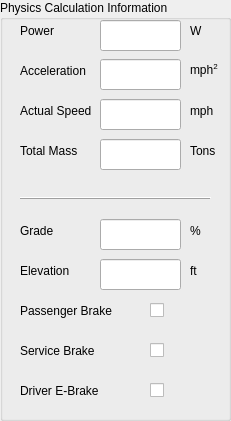
   <widget class="QGroupBox" name="phyGroup_tb">
    <property name="geometry">
     <rect>
      <x>180</x>
      <y>0</y>
      <width>231</width>
      <height>421</height>
     </rect>
    </property>
    <property name="title">
     <string>Physics Calculation Information</string>
    </property>
    <widget class="QLabel" name="dBrakeLabel_tb">
     <property name="geometry">
      <rect>
       <x>20</x>
       <y>370</y>
       <width>101</width>
       <height>41</height>
      </rect>
     </property>
     <property name="frameShape">
      <enum>QFrame::NoFrame</enum>
     </property>
     <property name="text">
      <string>Driver E-Brake</string>
     </property>
    </widget>
    <widget class="QLabel" name="powerLabel_tb">
     <property name="geometry">
      <rect>
       <x>20</x>
       <y>10</y>
       <width>81</width>
       <height>41</height>
      </rect>
     </property>
     <property name="frameShape">
      <enum>QFrame::NoFrame</enum>
     </property>
     <property name="text">
      <string>Power</string>
     </property>
    </widget>
    <widget class="QLabel" name="elevValue_tb">
     <property name="geometry">
      <rect>
       <x>190</x>
       <y>250</y>
       <width>31</width>
       <height>41</height>
      </rect>
     </property>
     <property name="frameShape">
      <enum>QFrame::NoFrame</enum>
     </property>
     <property name="text">
      <string>ft</string>
     </property>
    </widget>
    <widget class="QLabel" name="elevLabel_tb">
     <property name="geometry">
      <rect>
       <x>20</x>
       <y>250</y>
       <width>81</width>
       <height>41</height>
      </rect>
     </property>
     <property name="frameShape">
      <enum>QFrame::NoFrame</enum>
     </property>
     <property name="text">
      <string>Elevation</string>
     </property>
    </widget>
    <widget class="QLabel" name="accLabel_tb">
     <property name="geometry">
      <rect>
       <x>20</x>
       <y>50</y>
       <width>81</width>
       <height>41</height>
      </rect>
     </property>
     <property name="frameShape">
      <enum>QFrame::NoFrame</enum>
     </property>
     <property name="text">
      <string>Acceleration</string>
     </property>
    </widget>
    <widget class="QLabel" name="totMassValue_tb">
     <property name="geometry">
      <rect>
       <x>190</x>
       <y>130</y>
       <width>31</width>
       <height>41</height>
      </rect>
     </property>
     <property name="frameShape">
      <enum>QFrame::NoFrame</enum>
     </property>
     <property name="text">
      <string>Tons</string>
     </property>
    </widget>
    <widget class="QLabel" name="powerValue_tb">
     <property name="geometry">
      <rect>
       <x>190</x>
       <y>10</y>
       <width>31</width>
       <height>41</height>
      </rect>
     </property>
     <property name="frameShape">
      <enum>QFrame::NoFrame</enum>
     </property>
     <property name="text">
      <string>W</string>
     </property>
    </widget>
    <widget class="QLabel" name="speedValue_tb">
     <property name="geometry">
      <rect>
       <x>190</x>
       <y>90</y>
       <width>31</width>
       <height>41</height>
      </rect>
     </property>
     <property name="frameShape">
      <enum>QFrame::NoFrame</enum>
     </property>
     <property name="text">
      <string>mph</string>
     </property>
    </widget>
    <widget class="QLabel" name="pBrakeLabel_tb">
     <property name="geometry">
      <rect>
       <x>20</x>
       <y>290</y>
       <width>101</width>
       <height>41</height>
      </rect>
     </property>
     <property name="frameShape">
      <enum>QFrame::NoFrame</enum>
     </property>
     <property name="text">
      <string>Passenger Brake</string>
     </property>
    </widget>
    <widget class="QLabel" name="gradeValue_tb">
     <property name="geometry">
      <rect>
       <x>190</x>
       <y>210</y>
       <width>31</width>
       <height>41</height>
      </rect>
     </property>
     <property name="frameShape">
      <enum>QFrame::NoFrame</enum>
     </property>
     <property name="text">
      <string>%</string>
     </property>
    </widget>
    <widget class="QLabel" name="accValue_tb">
     <property name="geometry">
      <rect>
       <x>190</x>
       <y>50</y>
       <width>31</width>
       <height>41</height>
      </rect>
     </property>
     <property name="frameShape">
      <enum>QFrame::NoFrame</enum>
     </property>
     <property name="text">
      <string>&lt;html&gt;&lt;head/&gt;&lt;body&gt;&lt;p&gt;mph&lt;span style=&quot; vertical-align:super;&quot;&gt;2&lt;/span&gt;&lt;/p&gt;&lt;/body&gt;&lt;/html&gt;</string>
     </property>
    </widget>
    <widget class="QLabel" name="speedLabel_tb">
     <property name="geometry">
      <rect>
       <x>20</x>
       <y>90</y>
       <width>81</width>
       <height>41</height>
      </rect>
     </property>
     <property name="frameShape">
      <enum>QFrame::NoFrame</enum>
     </property>
     <property name="text">
      <string>Actual Speed</string>
     </property>
    </widget>
    <widget class="QLabel" name="sBrakeLabel_tb">
     <property name="geometry">
      <rect>
       <x>20</x>
       <y>330</y>
       <width>101</width>
       <height>41</height>
      </rect>
     </property>
     <property name="frameShape">
      <enum>QFrame::NoFrame</enum>
     </property>
     <property name="text">
      <string>Service Brake</string>
     </property>
    </widget>
    <widget class="QLabel" name="gradeLabel_tb">
     <property name="geometry">
      <rect>
       <x>20</x>
       <y>210</y>
       <width>81</width>
       <height>41</height>
      </rect>
     </property>
     <property name="frameShape">
      <enum>QFrame::NoFrame</enum>
     </property>
     <property name="text">
      <string>Grade</string>
     </property>
    </widget>
    <widget class="QLabel" name="totMassLabel_tb">
     <property name="geometry">
      <rect>
       <x>20</x>
       <y>130</y>
       <width>81</width>
       <height>41</height>
      </rect>
     </property>
     <property name="frameShape">
      <enum>QFrame::NoFrame</enum>
     </property>
     <property name="text">
      <string>Total Mass</string>
     </property>
    </widget>
    <widget class="QCheckBox" name="dBrakeCheck">
     <property name="geometry">
      <rect>
       <x>150</x>
       <y>380</y>
       <width>16</width>
       <height>20</height>
      </rect>
     </property>
     <property name="text">
      <string/>
     </property>
    </widget>
    <widget class="QCheckBox" name="pBrakeCheck">
     <property name="geometry">
      <rect>
       <x>150</x>
       <y>300</y>
       <width>16</width>
       <height>20</height>
      </rect>
     </property>
     <property name="text">
      <string/>
     </property>
    </widget>
    <widget class="QCheckBox" name="sBrakeCheck">
     <property name="geometry">
      <rect>
       <x>150</x>
       <y>340</y>
       <width>16</width>
       <height>20</height>
      </rect>
     </property>
     <property name="text">
      <string/>
     </property>
    </widget>
    <widget class="Line" name="line">
     <property name="geometry">
      <rect>
       <x>20</x>
       <y>190</y>
       <width>191</width>
       <height>16</height>
      </rect>
     </property>
     <property name="frameShadow">
      <enum>QFrame::Raised</enum>
     </property>
     <property name="orientation">
      <enum>Qt::Horizontal</enum>
     </property>
    </widget>
    <widget class="QLineEdit" name="powerTextBox">
     <property name="geometry">
      <rect>
       <x>100</x>
       <y>20</y>
       <width>81</width>
       <height>31</height>
      </rect>
     </property>
     <property name="alignment">
      <set>Qt::AlignRight|Qt::AlignTrailing|Qt::AlignVCenter</set>
     </property>
    </widget>
    <widget class="QLineEdit" name="accTextBox">
     <property name="geometry">
      <rect>
       <x>100</x>
       <y>59</y>
       <width>81</width>
       <height>31</height>
      </rect>
     </property>
     <property name="alignment">
      <set>Qt::AlignRight|Qt::AlignTrailing|Qt::AlignVCenter</set>
     </property>
    </widget>
    <widget class="QLineEdit" name="speedTextBox">
     <property name="geometry">
      <rect>
       <x>100</x>
       <y>99</y>
       <width>81</width>
       <height>31</height>
      </rect>
     </property>
     <property name="alignment">
      <set>Qt::AlignRight|Qt::AlignTrailing|Qt::AlignVCenter</set>
     </property>
    </widget>
    <widget class="QLineEdit" name="totMassTextBox">
     <property name="geometry">
      <rect>
       <x>100</x>
       <y>139</y>
       <width>81</width>
       <height>31</height>
      </rect>
     </property>
     <property name="alignment">
      <set>Qt::AlignRight|Qt::AlignTrailing|Qt::AlignVCenter</set>
     </property>
    </widget>
    <widget class="QLineEdit" name="gradeTextBox">
     <property name="geometry">
      <rect>
       <x>100</x>
       <y>219</y>
       <width>81</width>
       <height>31</height>
      </rect>
     </property>
     <property name="alignment">
      <set>Qt::AlignRight|Qt::AlignTrailing|Qt::AlignVCenter</set>
     </property>
    </widget>
    <widget class="QLineEdit" name="elevTextBox">
     <property name="geometry">
      <rect>
       <x>100</x>
       <y>259</y>
       <width>81</width>
       <height>31</height>
      </rect>
     </property>
     <property name="alignment">
      <set>Qt::AlignRight|Qt::AlignTrailing|Qt::AlignVCenter</set>
     </property>
    </widget>
   </widget>
